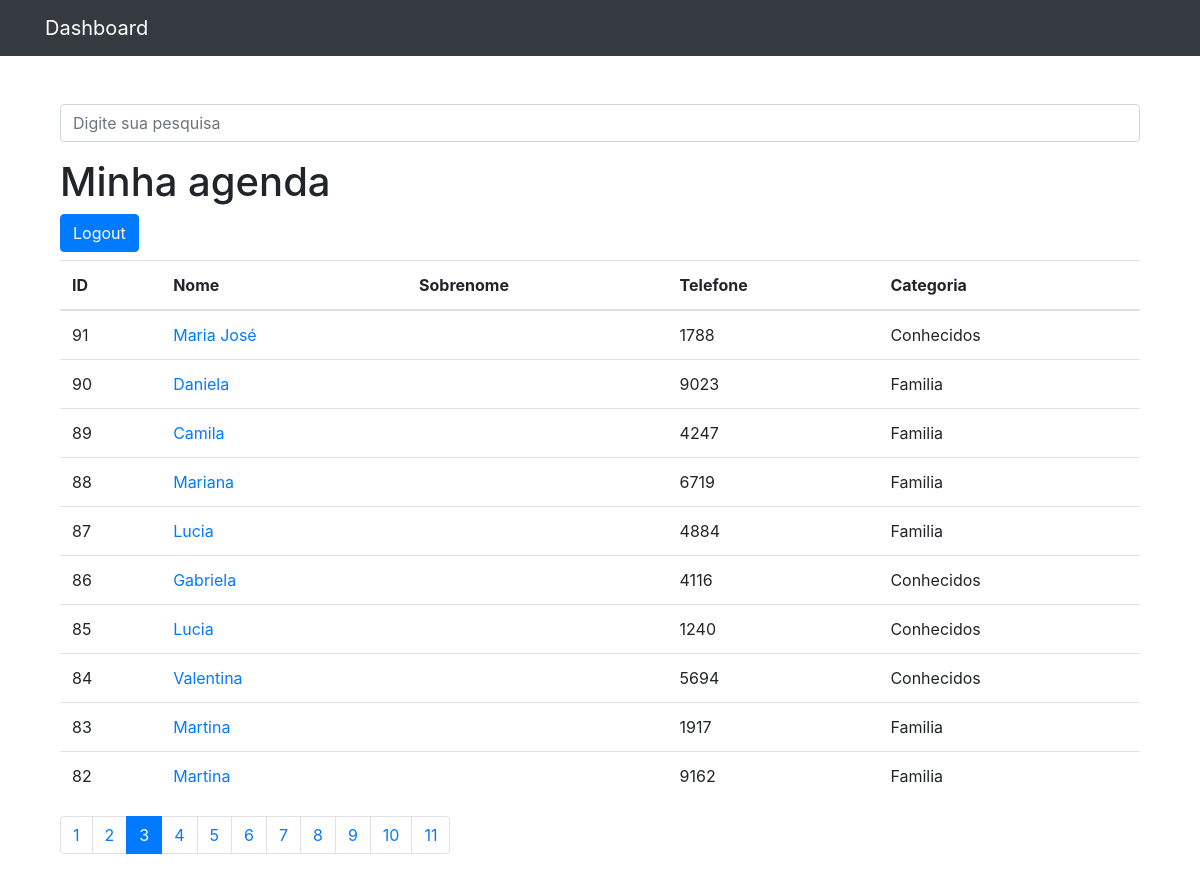
Page /contatos/?p=3&termo= on the committed database.
### contatos/models.py (models this page shows, shortened)
class Contato(models.Model):
    nome = models.CharField(max_length=255)
    sobrenome = models.CharField(max_length=255, blank=True)
    telefone = models.CharField(max_length=255)
    email = models.CharField(max_length=255, blank=True)
    data_criacao = models.DateTimeField(default=timezone.now)
    descricao = models.TextField(blank=True)
    categoria = models.ForeignKey(Categoria, on_delete=models.DO_NOTHING)
    mostrar = models.BooleanField(default=True)
    foto = models.ImageField(blank=True, upload_to='pictures/%Y/%m/%d')

class Categoria(models.Model):
    nome = models.CharField(max_length=255)
    def __str__(self):
        return self.nome

### contatos/views.py (the view)
# urls.py: urlpatterns = [path('', views.index, name="index"),
def index(request):
    contatos = Contato.objects.order_by('-id').filter(mostrar=True)  # ordena os valores pelo id em ordem decrescente
    paginator = Paginator(contatos, 10)
    page = request.GET.get('p')
    contatos = paginator.get_page(page)  # redefinindo as lista de contatos para os 10 definidos em paginator
    return render(request, 'contatos/index.html', {"contatos": contatos, "nome": "João Pedro"})

### contatos/templates/contatos/index.html
{% extends 'base.html' %}
{%block conteudo%}
    <h1 class="mt-1">Minha agenda</h1>
    <form action="{% url 'sair' %}"><button type="submit" class="mb-2 btn btn-primary">Logout</button></form>
    <table class="table">
      <thead>
        <tr>
          <th>ID</th>
          <th>Nome</th>
          <th>Sobrenome</th>
          <th>Telefone</th>
          <th>Categoria</th>
        </tr>
      </thead>
      <tbody>
          {% for contato in contatos %}
            {% if contato.mostrar %}
            <tr>
              <td>{{ contato.id }}</td>
              <td>
                <a href="{% url 'ver_contato' contato.id %}">{{ contato.nome }}</a>
              </td>
              <td>{{ contato.sobrenome }}</td>
              <td>{{ contato.telefone }}</td>
              <td>{{ contato.categoria }}</td>
            </tr>
            {% endif %}
        {% endfor %}
      </tbody>
    </table>
<nav aria-label="Page navigation example">
  <ul class="pagination">
    {% for pagina in contatos.paginator.page_range %}
      {% if contatos.number == pagina %}
        <li class="page-item active">
          <a class="page-link" href="?p={{ pagina }}&termo={{ request.GET.termo }}">{{pagina}}</a>
        </li>
      {% else %}
        <li class="page-item">
          <a class="page-link" href="?p={{ pagina }}&termo={{ request.GET.termo }}">{{pagina}}</a>
        </li>
      {%endif%}
    {% endfor %}
  </ul>
</nav>
{%endblock%}

### rows in the picture
Contato: id "91", nome "Maria José", telefone "1788", categoria "Conhecidos"
Contato: id "90", nome "Daniela", telefone "9023", categoria "Familia"
Contato: id "89", nome "Camila", telefone "4247", categoria "Familia"
Contato: id "88", nome "Mariana", telefone "6719", categoria "Familia"
Contato: id "87", nome "Lucia", telefone "4884", categoria "Familia"
Contato: id "86", nome "Gabriela", telefone "4116", categoria "Conhecidos"
Contato: id "85", nome "Lucia", telefone "1240", categoria "Conhecidos"
Contato: id "84", nome "Valentina", telefone "5694", categoria "Conhecidos"
Contato: id "83", nome "Martina", telefone "1917", categoria "Familia"
Contato: id "82", nome "Martina", telefone "9162", categoria "Familia"

### other values in the picture
{{ pagina }} "1" "2" "4" "5" "6" "7" "8" "9" "10" "11"
{{ pagina }} "3"
